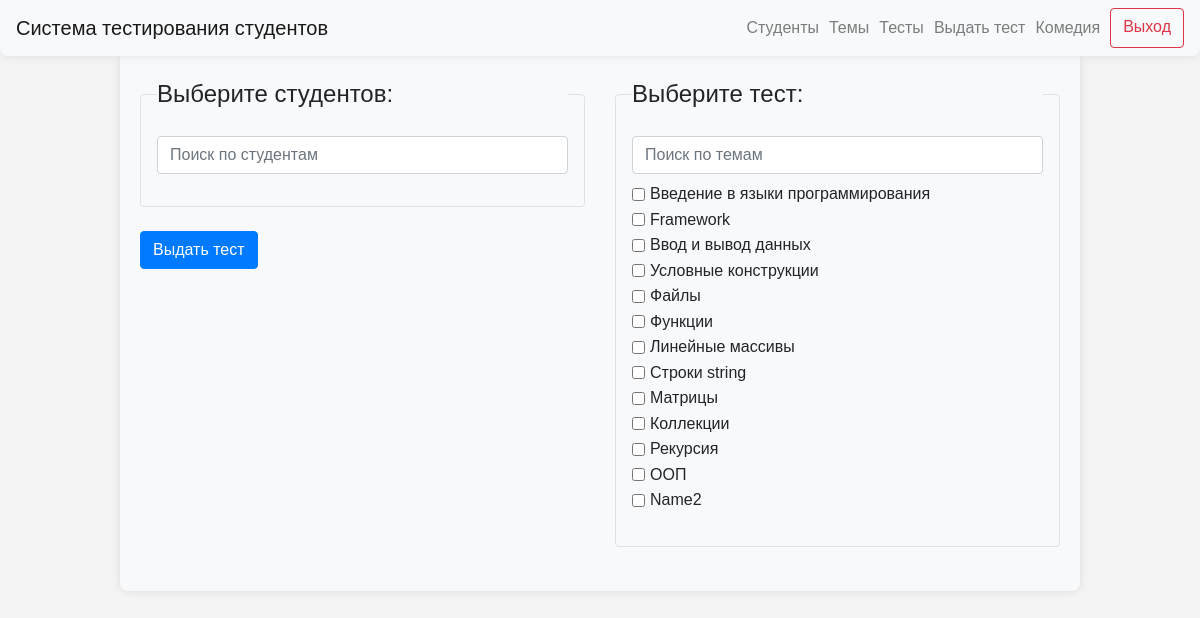
The page /groups/4/give_test (signed in) on the database as committed earlier.
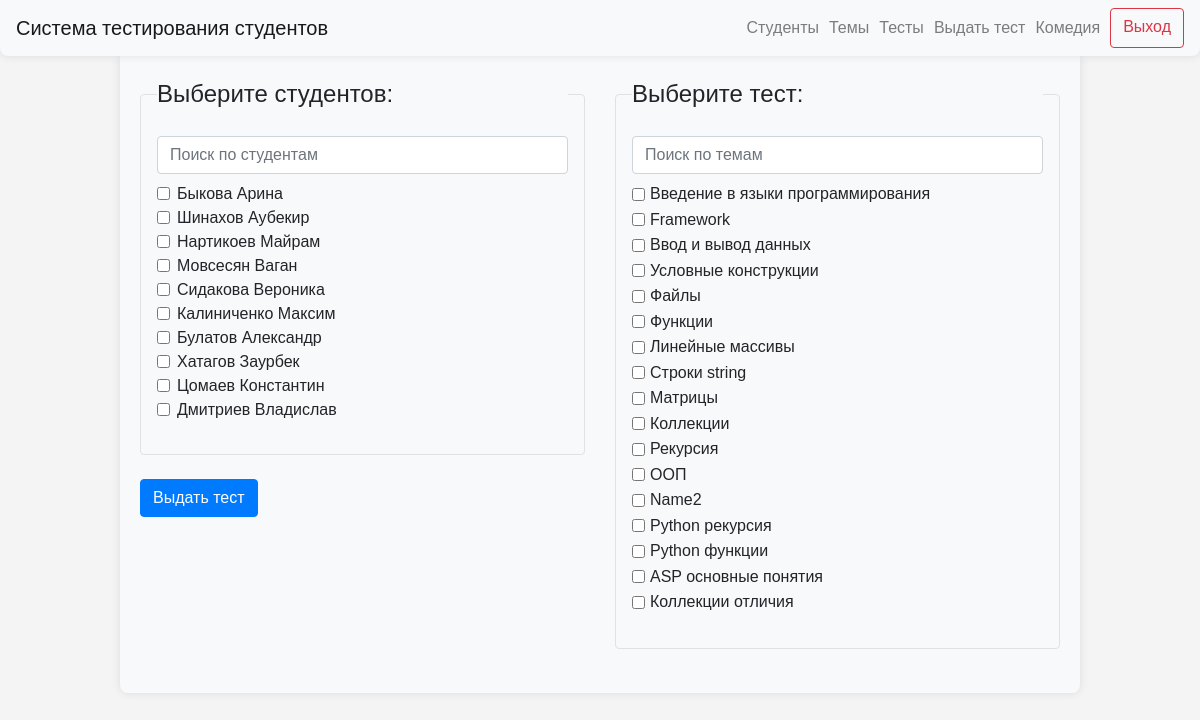
The same page on the database as committed later.
### data/topics.py (models this page shows)
class Topic(SqlAlchemyBase, UserMixin, SerializerMixin):
    __tablename__ = "topics"
    id = sqlalchemy.Column(sqlalchemy.Integer,
                           primary_key=True, autoincrement=True)
    name = sqlalchemy.Column(sqlalchemy.String, nullable=True)

### data/users.py (models this page shows)
class User(SqlAlchemyBase, UserMixin, SerializerMixin):
    __tablename__ = "users"
    id = sqlalchemy.Column(
        sqlalchemy.Integer,
        primary_key=True,
        autoincrement=True,
    )
    name = sqlalchemy.Column(
        sqlalchemy.String,
        nullable=True,
    )
    group_id = sqlalchemy.Column(
        sqlalchemy.Integer,
        sqlalchemy.ForeignKey(
            "groups.id",
            ondelete="CASCADE",
        ),
        nullable=False,
    )
    date_of_birth = sqlalchemy.Column(
        sqlalchemy.Date,
        nullable=False,
    )
    user_level = sqlalchemy.Column(
        sqlalchemy.String,
        default="student",
    )

### server.py (the view, shortened to what this page needs)
@app.route("/groups/<int:group_id>/give_test", methods=["GET", "POST"])
@login_required
def give_test(group_id):
    if current_user.user_level == "admin":
        db_sess = db_session.create_session()
        students = db_sess.query(User).filter(User.user_level != "admin" and User.group_id == group_id)
        topics = db_sess.query(Topic)
    else:
        abort(403)
    return render_template(
        "give_test.html",
        students=students,
        topics=topics,
        title="Выдача тестов",
        group_id=group_id,
    )

### data/db_session.py (called while the page is built)
def create_session() -> Session:
    global __factory
    return __factory()

### server.py (called while the page is built)
@login_manager.user_loader
def load_user(user_id):
    db_sess = db_session.create_session()
    return db_sess.query(User).get(user_id)

### templates/give_test.html (shortened to what this page needs)
{% extends "base.html" %}
{% block content %}
<form action="/groups/{{ group_id }}/give_test" method="post">
    <div class="row justify-content-center">
        <div class="col-md-6">
            <fieldset class="border p-3 rounded">
                <legend class="form-legend">Выберите студентов:</legend>
                <div class="form-group">
                    <input type="text" class="form-control mb-2" id="student-search" placeholder="Поиск по студентам">
                    {% for student in students %}
                    <div class="form-check student">
                        <input type="checkbox" class="form-check-input" id="student-{{ student.id }}"
                               name="students" value="{{ student.id }}">
                        <label class="form-check-label" for="student-{{ student.id }}">{{ student.name }}</label>
                    </div>
                    {% endfor %}
                </div>
            </fieldset>
            <br>
            <button type="submit" class="btn btn-primary float-end" onclick="return validateSelection()">Выдать
                тест
            </button>
        </div>
        <div class="col-md-6">
            <fieldset class="border p-3 rounded">
                <legend class="form-legend">Выберите тест:</legend>
                <div class="form-group">
                    <input type="text" class="form-control mb-2" id="topic-search" placeholder="Поиск по темам">
                    <ul class="list-unstyled">
                        {% for topic in topics %}
                        <li class="topic">
                            <div class="form-check form-check-inline">
                                <input type="checkbox" class="form-check-input" id="topic-{{ topic.id }}" name="topics"
                                       value="{{ topic.id }}">
                                <label class="form-check-label" for="topic-{{ topic.id }}">{{ topic.name }}</label>
                            </div>
                        </li>
                        {% endfor %}
                    </ul>
                </div>
            </fieldset>
            <br>
        </div>
    </div>
</form>
{% endblock %}

Rows that differ between the two databases and show on the page:
added User: name "Быкова Арина"
added User: name "Шинахов Аубекир"
added User: name "Нартикоев Майрам"
added User: name "Мовсесян Ваган"
added User: name "Сидакова Вероника"
added User: name "Калиниченко Максим"
added User: name "Булатов Александр"
added User: name "Хатагов Заурбек"
added User: name "Цомаев Константин"
added User: name "Дмитриев Владислав"
added Topic: name "Python рекурсия"
added Topic: name "Python функции"
added Topic: name "ASP основные понятия"
added Topic: name "Коллекции отличия"
